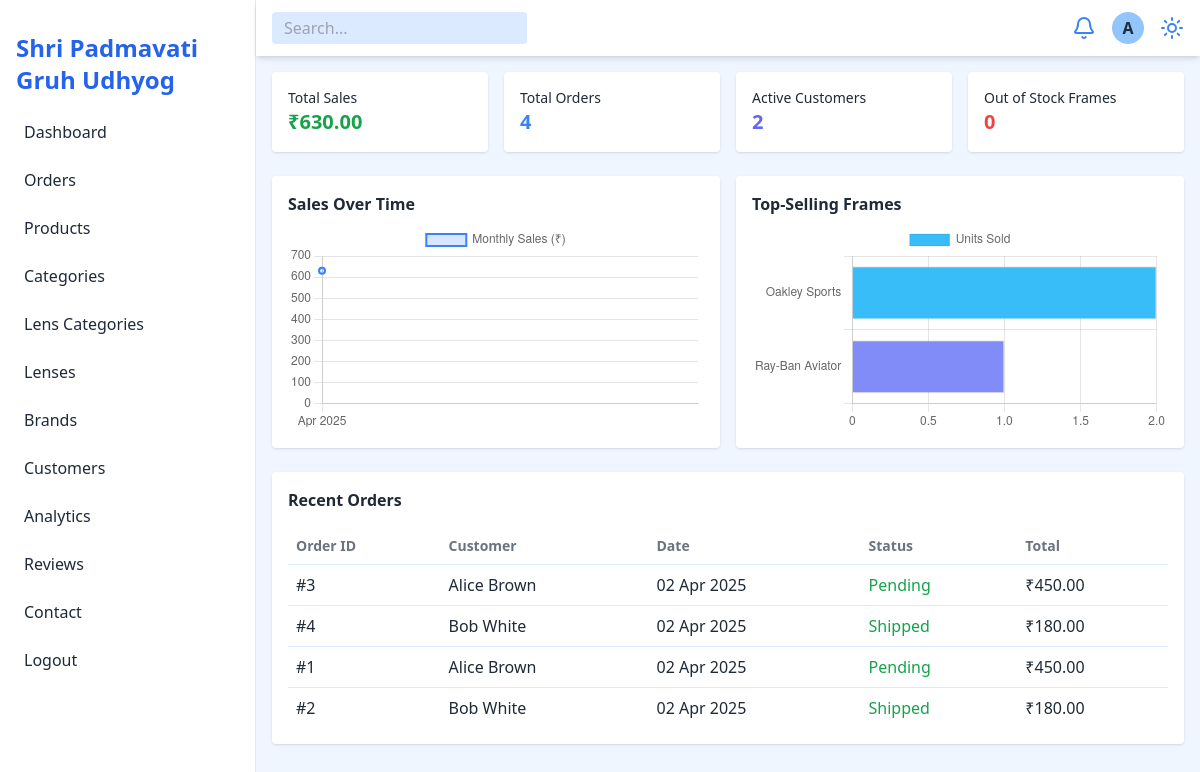
Before: /admin/index.php (signed in) with the older database file.
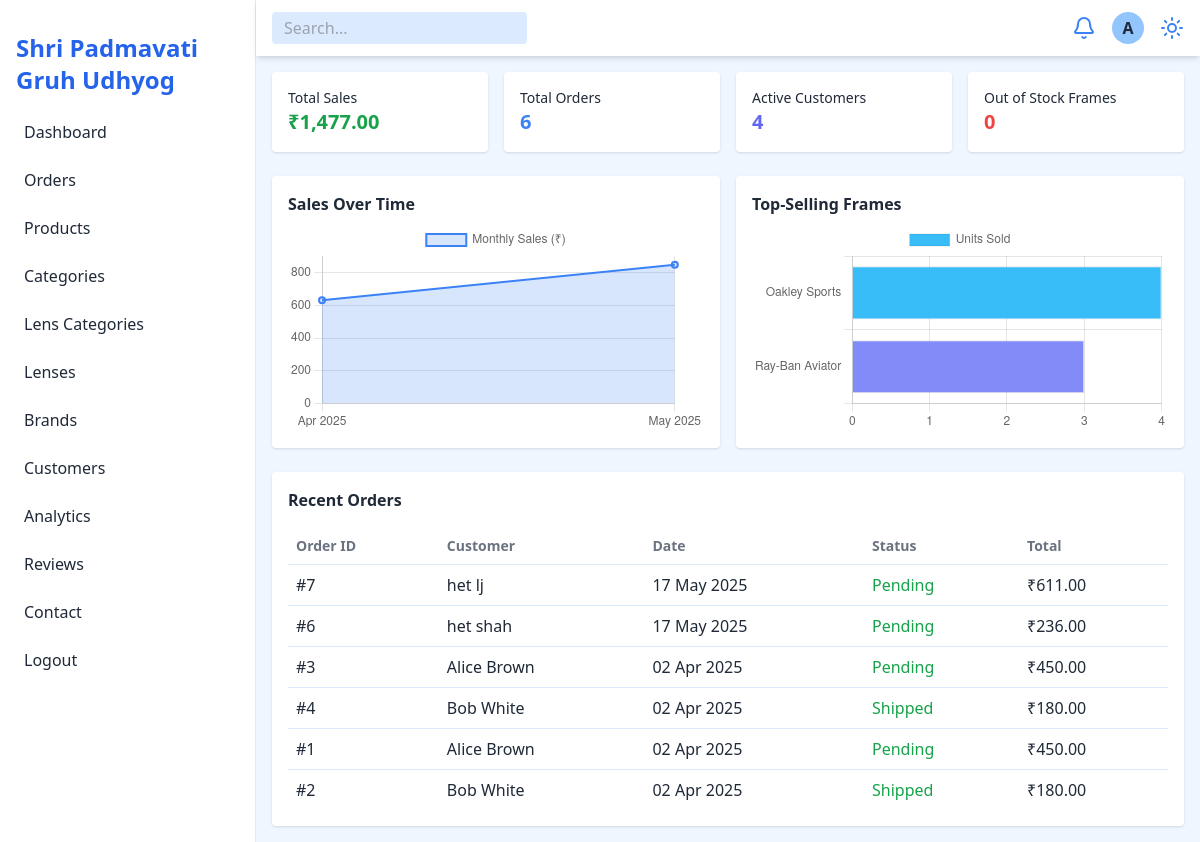
After: the same page with the newer database file.
### tables this page shows
CREATE TABLE `orders` (
  `order_id` int(11) NOT NULL,
  `user_id` int(11) DEFAULT NULL,
  `total_price` decimal(10,2) NOT NULL,
  `status` enum('pending','shipped','delivered','cancelled') NOT NULL DEFAULT 'pending',
  `created_at` timestamp NOT NULL DEFAULT current_timestamp(),
  `order_note` text DEFAULT NULL
);

CREATE TABLE `user` (
  `user_id` int(11) NOT NULL,
  `name` varchar(255) NOT NULL,
  `email` varchar(255) NOT NULL,
  `password` varchar(255) NOT NULL,
  `phone` varchar(15) NOT NULL,
  `address` text NOT NULL,
  `zip_code` varchar(10) NOT NULL,
  `created_at` timestamp NOT NULL DEFAULT current_timestamp(),
  `city` varchar(100) DEFAULT NULL,
  `state` varchar(100) DEFAULT NULL,
  `country` varchar(100) DEFAULT 'India'
);

### admin/index.php (the view, shortened to what this page needs)
<?php
include 'config/db.php';
$totalSales = 0;
$result = $conn->query("SELECT SUM(amount) as total FROM payments WHERE status = 'completed'");
if ($row = $result->fetch_assoc()) {
  $totalSales = $row['total'] ?? 0;
}
$result = $conn->query("SELECT COUNT(*) as count FROM orders");
$totalOrders = $result->fetch_assoc()['count'] ?? 0;
$result = $conn->query("SELECT COUNT(DISTINCT user_id) as count FROM orders");
$activeCustomers = $result->fetch_assoc()['count'] ?? 0;
$result = $conn->query("SELECT COUNT(f.frame_id) as count FROM frames f LEFT JOIN frame_details fd ON f.frame_id = fd.frame_id WHERE fd.detail_id IS NULL");
$outOfStock = $result->fetch_assoc()['count'] ?? 0;
$salesData = [];
$monthLabels = [];
$result = $conn->query("
    SELECT DATE_FORMAT(created_at, '%b %Y') AS month, SUM(amount) AS total
    FROM payments
    WHERE status = 'completed'
    GROUP BY YEAR(created_at), MONTH(created_at)
    ORDER BY created_at DESC
    LIMIT 6
");
while ($row = $result->fetch_assoc()) {
  array_unshift($monthLabels, $row['month']);
  array_unshift($salesData, (float) $row['total']);
}
$frameLabels = [];
$frameQuantities = [];
$result = $conn->query("
    SELECT f.name, SUM(oi.quantity) AS total_sold
    FROM order_items oi
    JOIN frames f ON oi.frame_id = f.frame_id
    GROUP BY oi.frame_id
    ORDER BY total_sold DESC
    LIMIT 5
");
while ($row = $result->fetch_assoc()) {
  $frameLabels[] = $row['name'];
  $frameQuantities[] = (int) $row['total_sold'];
}
?>
<!DOCTYPE html>
<html lang="en">
<head>
  <?php include 'include/header.php'; ?>
</head>
<body class="bg-blue-50 text-gray-800 dark:bg-gray-900 dark:text-gray-100">
  <div class="flex h-screen overflow-hidden">
    <?php include 'include/navbar.php'; ?>
    <div class="flex-1 flex flex-col">
      <header class="flex justify-between items-center bg-white dark:bg-gray-800 px-4 py-3 shadow-md">
        <input type="text" placeholder="Search..." class="px-3 py-1 rounded bg-blue-100 dark:bg-gray-700">
        <div class="flex items-center space-x-4">
          <button class="text-blue-500 dark:text-blue-300"><i data-lucide="bell"></i></button>
          <div class="w-8 h-8 bg-blue-300 dark:bg-gray-600 rounded-full flex items-center justify-center font-bold">A</div>
          <button id="theme-toggle" class="text-blue-500 dark:text-blue-300" title="Toggle Theme">
            <i data-lucide="sun"></i>
          </button>
        </div>
      </header>
      <main class="p-4 space-y-6 overflow-auto">
        <div class="grid grid-cols-1 sm:grid-cols-2 lg:grid-cols-4 gap-4">
          <div class="bg-white dark:bg-gray-800 p-4 rounded shadow">
            <p class="text-sm">Total Sales</p>
            <h2 class="text-xl font-bold text-green-600">₹<?= number_format($totalSales, 2) ?></h2>
          </div>
          <div class="bg-white dark:bg-gray-800 p-4 rounded shadow">
            <p class="text-sm">Total Orders</p>
            <h2 class="text-xl font-bold text-blue-500"><?= $totalOrders ?></h2>
          </div>
          <div class="bg-white dark:bg-gray-800 p-4 rounded shadow">
            <p class="text-sm">Active Customers</p>
            <h2 class="text-xl font-bold text-indigo-500"><?= $activeCustomers ?></h2>
          </div>
          <div class="bg-white dark:bg-gray-800 p-4 rounded shadow">
            <p class="text-sm">Out of Stock Frames</p>
            <h2 class="text-xl font-bold text-red-500"><?= $outOfStock ?></h2>
          </div>
        </div>
        <div class="grid grid-cols-1 lg:grid-cols-2 gap-4">
          <div class="bg-white dark:bg-gray-800 p-4 rounded shadow">
            <h3 class="mb-2 font-semibold">Sales Over Time</h3>
            <canvas id="salesChart" class="w-full h-60"></canvas>
          </div>
          <div class="bg-white dark:bg-gray-800 p-4 rounded shadow">
            <h3 class="mb-2 font-semibold">Top-Selling Frames</h3>
            <canvas id="topFramesChart" class="w-full h-60"></canvas>
          </div>
        </div>
        <div class="bg-white dark:bg-gray-800 p-4 rounded shadow">
          <h3 class="mb-4 font-semibold">Recent Orders</h3>
          <div class="overflow-x-auto">
            <table class="w-full text-left">
              <thead>
                <tr class="text-sm text-gray-500 dark:text-gray-300">
                  <th class="p-2">Order ID</th>
                  <th class="p-2">Customer</th>
                  <th class="p-2">Date</th>
                  <th class="p-2">Status</th>
                  <th class="p-2">Total</th>
                </tr>
              </thead>
              <tbody>
                <?php
                $result = $conn->query("
  SELECT o.order_id, u.name AS customer_name, o.created_at, o.status, o.total_price
  FROM orders o
  LEFT JOIN user u ON o.user_id = u.user_id
  ORDER BY o.created_at DESC
  LIMIT 10
");
                while ($row = $result->fetch_assoc()):
                ?>
                  <tr class="border-t border-blue-100 dark:border-gray-700">
                    <td class="p-2">#<?= $row['order_id'] ?></td>
                    <td class="p-2"><?= htmlspecialchars($row['customer_name']) ?></td>
                    <td class="p-2"><?= date('d M Y', strtotime($row['created_at'])) ?></td>
                    <td class="p-2 text-green-600"><?= ucfirst($row['status']) ?></td>
                    <td class="p-2">₹<?= number_format($row['total_price'], 2) ?></td>
                  </tr>
                <?php endwhile; ?>
              </tbody>
            </table>
          </div>
        </div>
      </main>
    </div>
  </div>
  <script>
    const salesChartCtx = document.getElementById('salesChart').getContext('2d');
    const topFramesCtx = document.getElementById('topFramesChart').getContext('2d');
    const salesChart = new Chart(salesChartCtx, {
      type: 'line',
      data: {
        labels: <?= json_encode($monthLabels) ?>,
        datasets: [{
          label: 'Monthly Sales (₹)',
          data: <?= json_encode($salesData) ?>,
          backgroundColor: 'rgba(59, 130, 246, 0.2)',
          borderColor: 'rgba(59, 130, 246, 1)',
          borderWidth: 2,
          tension: 0.4,
          fill: true,
        }]
      },
      options: {
        responsive: true,
        scales: {
          y: {
            beginAtZero: true
          }
        }
      }
    });
    const framesChart = new Chart(topFramesCtx, {
      type: 'bar',
      data: {
        labels: <?= json_encode($frameLabels) ?>,
        datasets: [{
          label: 'Units Sold',
          data: <?= json_encode($frameQuantities) ?>,
          backgroundColor: [
            '#38bdf8', '#818cf8', '#f472b6', '#facc15', '#34d399'
          ],
          borderWidth: 1
        }]
      },
      options: {
        responsive: true,
        indexAxis: 'y',
        scales: {
          x: {
            beginAtZero: true
          }
        }
      }
    });
  </script>
</body>
</html>

### admin/include/header.php (shortened to what this page needs)
<script src="https://cdn.tailwindcss.com"></script>

### admin/include/navbar.php (shortened to what this page needs)
<aside id="sidebar" class="w-64 bg-white dark:bg-gray-800 border-r border-blue-100 dark:border-gray-700 p-4 space-y-4 hidden md:block">
  <h1 class="text-2xl font-bold text-blue-600 dark:text-blue-400">Shri Padmavati Gruh Udhyog</h1>
  <nav class="space-y-2 w-48">
    <a href="index.php" class="block p-2 rounded hover:bg-blue-100 dark:hover:bg-gray-700">Dashboard</a>
    <a href="order.php" class="block p-2 rounded hover:bg-blue-100 dark:hover:bg-gray-700">Orders</a>
    <a href="product.php" class="block p-2 rounded hover:bg-blue-100 dark:hover:bg-gray-700">Products</a>
    <a href="category.php" class="block p-2 rounded hover:bg-blue-100 dark:hover:bg-gray-700">Categories</a>
    <a href="lenscat.php" class="block p-2 rounded hover:bg-blue-100 dark:hover:bg-gray-700">Lens Categories</a>
    <a href="lens.php" class="block p-2 rounded hover:bg-blue-100 dark:hover:bg-gray-700">Lenses</a>
    <a href="brand.php" class="block p-2 rounded hover:bg-blue-100 dark:hover:bg-gray-700">Brands</a>
    <a href="customer.php" class="block p-2 rounded hover:bg-blue-100 dark:hover:bg-gray-700">Customers</a>
    <a href="analytics.php" class="block p-2 rounded hover:bg-blue-100 dark:hover:bg-gray-700">Analytics</a>
    <a href="admin_reviews.php" class="block p-2 rounded hover:bg-blue-100 dark:hover:bg-gray-700">Reviews</a>
    <a href="contact.php" class="block p-2 rounded hover:bg-blue-100 dark:hover:bg-gray-700">Contact</a>
    <a href="logout.php" class="block p-2 rounded hover:bg-blue-100 dark:hover:bg-gray-700">Logout</a>
  </nav>
</aside>

Changed rows visible on the page:
added orders: order_id "7", user.name "het lj", created_at "17 May 2025", status "Pending", total_price "611.00"
added orders: order_id "6", user.name "het shah", created_at "17 May 2025", status "Pending", total_price "236.00"
Other visible differences:
$totalSales: "630.00" → "1,477.00"
$totalOrders: "4" → "6"
$activeCustomers: "2" → "4"
chart data {{ json_encode($salesData) }}: [630] → [630,847]
chart data {{ json_encode($frameQuantities) }}: [2,1] → [4,3]
